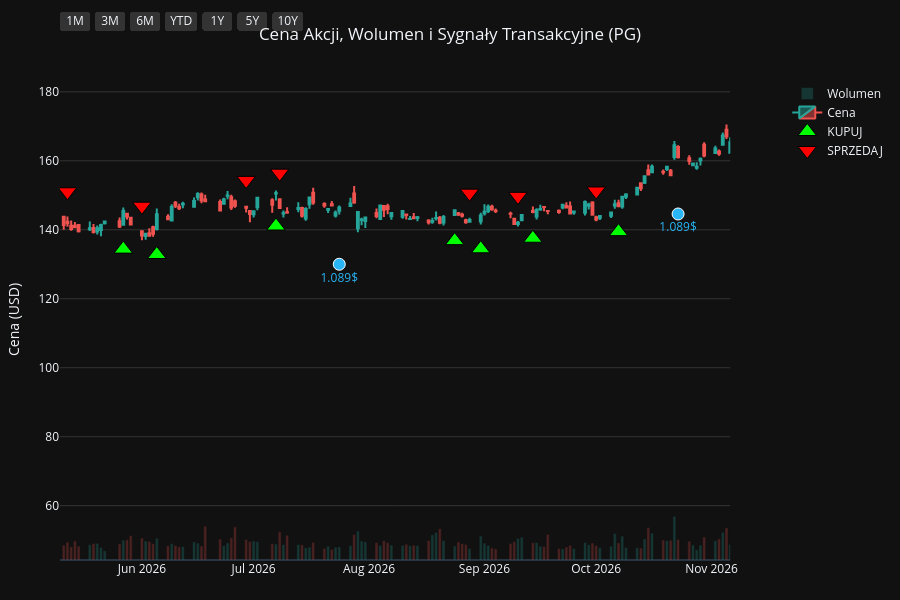
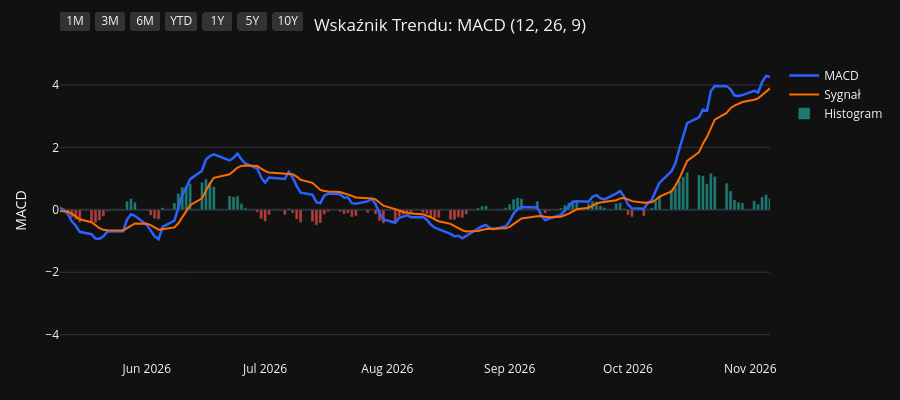
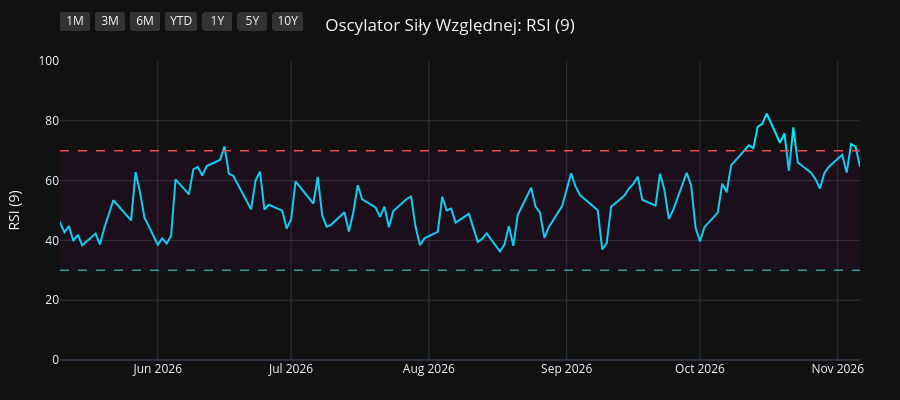
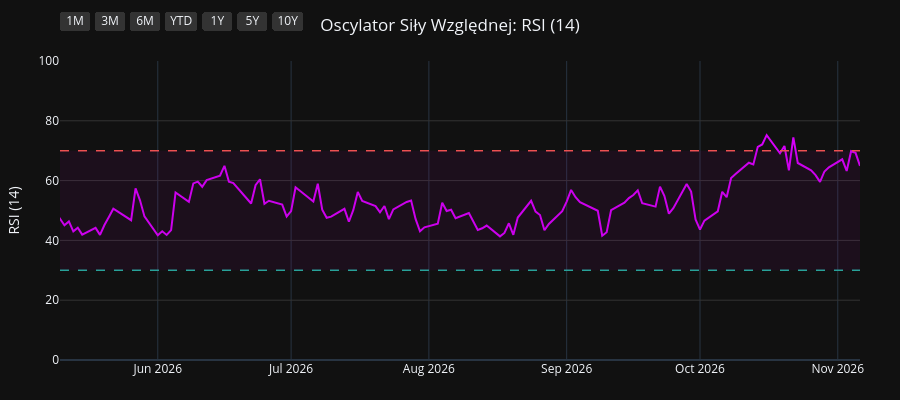

Here is the notebook cell these charts were saved with, in order:
### Code cell
import os
import yfinance as yf
import pandas as pd
import pandas_ta as ta
import plotly.graph_objects as go
from plotly.subplots import make_subplots

# 1. Pobranie i przygotowanie danych
symbol = os.environ.get("STOCK_TICKER", "").strip().upper()
if not symbol:
    raise RuntimeError("Set STOCK_TICKER before running price_extractor.ipynb")
df = yf.Ticker(symbol).history(period="10y")
df.index = df.index.tz_localize(None)

# Wskaźniki i sygnały
df.ta.macd(fast=12, slow=26, signal=9, append=True)
df.ta.rsi(length=9, append=True)
df.ta.rsi(length=14, append=True)
df.ta.rsi(length=21, append=True)
df.dropna(inplace=True)

macd = df['MACD_12_26_9']
signal = df['MACDs_12_26_9']
wczorajszy_macd = macd.shift(1)
wczorajszy_signal = signal.shift(1)

df['Decyzja'] = 'BRAK'
df.loc[(macd > signal) & (wczorajszy_macd <= wczorajszy_signal), 'Decyzja'] = 'KUPUJ'
df.loc[(macd < signal) & (wczorajszy_macd >= wczorajszy_signal), 'Decyzja'] = 'SPRZEDAJ'

df_kupuj = df[df['Decyzja'] == 'KUPUJ']
df_sprzedaj = df[df['Decyzja'] == 'SPRZEDAJ']
df_dywidendy = df[df['Dividends'] > 0]
df_splity = df[df['Stock Splits'] > 0]

# Wspólna konfiguracja osi X
konfiguracja_osi_x = dict(
    type="date",
    showspikes=True, spikemode="across", spikesnap="cursor", spikedash="dot", spikecolor="#ffffff", spikethickness=1, hoverformat="%Y-%m-%d",
    rangeselector=dict(
        buttons=list([
            dict(count=1, label="1M", step="month", stepmode="backward"),
            dict(count=3, label="3M", step="month", stepmode="backward"),
            dict(count=6, label="6M", step="month", stepmode="backward"),
            dict(count=1, label="YTD", step="year", stepmode="todate"),
            dict(count=1, label="1Y", step="year", stepmode="backward"),
            dict(count=5, label="5Y", step="year", stepmode="backward"),
            dict(step="all", label="10Y")
        ]),
        bgcolor="#333333", activecolor="#2962ff", x=0, y=1.1
    )
)

# ==========================================
# WYKRES 1: CENA + WOLUMEN + SYGNAŁY
# ==========================================
fig1 = make_subplots(specs=[[{"secondary_y": True}]])

kolory_wolumenu = ['#26a69a' if row['Close'] >= row['Open'] else '#ef5350' for index, row in df.iterrows()]
fig1.add_trace(go.Bar(x=df.index, y=df['Volume'], marker_color=kolory_wolumenu, opacity=0.25, name='Wolumen'), secondary_y=True)
fig1.add_trace(go.Candlestick(x=df.index, open=df['Open'], high=df['High'], low=df['Low'], close=df['Close'], name='Cena', increasing_line_color='#26a69a', decreasing_line_color='#ef5350'), secondary_y=False)
fig1.add_trace(go.Scatter(x=df_kupuj.index, y=df_kupuj['Low'] * 0.95, customdata=df_kupuj[['Low', 'High']], mode='markers', marker=dict(symbol='triangle-up', size=16, color='#00ff00', line=dict(width=1, color='black')), name='KUPUJ', hovertemplate='KUPUJ<br>Najniższa: %{customdata[0]:.2f}<br>Najwyższa: %{customdata[1]:.2f}<extra></extra>'), secondary_y=False)
fig1.add_trace(go.Scatter(x=df_sprzedaj.index, y=df_sprzedaj['High'] * 1.05, customdata=df_sprzedaj[['Low', 'High']], mode='markers', marker=dict(symbol='triangle-down', size=16, color='#ff0000', line=dict(width=1, color='black')), name='SPRZEDAJ', hovertemplate='SPRZEDAJ<br>Najniższa: %{customdata[0]:.2f}<br>Najwyższa: %{customdata[1]:.2f}<extra></extra>'), secondary_y=False)

if not df_dywidendy.empty:
    fig1.add_trace(go.Scatter(x=df_dywidendy.index, y=df_dywidendy['Low'] * 0.90, mode='markers+text', marker=dict(symbol='circle', size=12, color='#29b6f6', line=dict(width=1, color='white')), text=df_dywidendy['Dividends'].apply(lambda x: f"{x}$"), textposition="bottom center", name='Dywidenda', showlegend=False, hovertemplate='Dywidenda: %{text}<extra></extra>', textfont=dict(color="#29b6f6")), secondary_y=False)
if not df_splity.empty:
                    fig1.add_trace(go.Scatter(x=df_splity.index, y=df_splity['High'], mode='markers+text', marker=dict(symbol='star', size=16, color='#ffee58', line=dict(width=1, color='black')), text=df_splity['Stock Splits'].apply(lambda x: f"{x:g}:1" if x >= 1 else f"1:{1 / x:g}"), textposition="top center", name='Split', hovertemplate='%{text}<extra></extra>', textfont=dict(color="#ffee58")), secondary_y=False)

fig1.update_layout(title=dict(text=f"Cena Akcji, Wolumen i Sygnały Transakcyjne ({symbol})", x=0.5, xanchor='center'), dragmode='pan', xaxis_rangeslider_visible=False, template='plotly_dark', height=600, hovermode='x unified', margin=dict(l=60, r=40, t=60, b=40))
fig1.update_xaxes(**konfiguracja_osi_x)
fig1.update_xaxes(range=[df.index.max() - pd.Timedelta(days=180), df.index.max()])
fig1.update_yaxes(title_text="Cena (USD)", secondary_y=False, gridcolor='#333333')
fig1.update_yaxes(range=[0, df['Volume'].max() * 4], showgrid=False, showticklabels=False, secondary_y=True)
fig1.show(config={'scrollZoom': True})

# ==========================================
# WYKRES 2: WSKAŹNIK MACD
# ==========================================
fig2 = go.Figure()
fig2.add_trace(go.Scatter(x=df.index, y=df['MACD_12_26_9'], line=dict(color='#2962ff', width=2.5), name='MACD'))
fig2.add_trace(go.Scatter(x=df.index, y=df['MACDs_12_26_9'], line=dict(color='#ff6d00', width=2), name='Sygnał'))
kolory_macd = ['#26a69a' if val >= 0 else '#ef5350' for val in df['MACDh_12_26_9']]
fig2.add_trace(go.Bar(x=df.index, y=df['MACDh_12_26_9'], marker_color=kolory_macd, name='Histogram', opacity=0.7))
fig2.update_layout(title=dict(text="Wskaźnik Trendu: MACD (12, 26, 9)", x=0.5, xanchor='center'), dragmode='pan', xaxis_rangeslider_visible=False, template='plotly_dark', height=400, hovermode='x unified', margin=dict(l=60, r=40, t=60, b=40))
fig2.update_xaxes(**konfiguracja_osi_x)
fig2.update_xaxes(range=[df.index.max() - pd.Timedelta(days=180), df.index.max()])
fig2.update_yaxes(title_text="MACD", gridcolor='#333333')
fig2.show(config={'scrollZoom': True})

# ==========================================
# WYKRES 3: OSCYLATOR RSI (9)
# ==========================================
fig3 = go.Figure()
fig3.add_trace(go.Scatter(x=df.index, y=df['RSI_9'], line=dict(color='#00e5ff', width=2), name='RSI (9)'))
fig3.add_hline(y=70, line_dash="dash", line_color="#ef5350", line_width=1.5)
fig3.add_hline(y=30, line_dash="dash", line_color="#26a69a", line_width=1.5)
fig3.add_hrect(y0=30, y1=70, line_width=0, fillcolor="purple", opacity=0.1)
fig3.update_layout(title=dict(text="Oscylator Siły Względnej: RSI (9)", x=0.5, xanchor='center'), dragmode='pan', xaxis_rangeslider_visible=False, template='plotly_dark', height=400, hovermode='x unified', margin=dict(l=60, r=40, t=60, b=40))
fig3.update_xaxes(**konfiguracja_osi_x)
fig3.update_xaxes(range=[df.index.max() - pd.Timedelta(days=180), df.index.max()])
fig3.update_yaxes(title_text="RSI (9)", range=[0, 100], gridcolor='#333333')
fig3.show(config={'scrollZoom': True})

# ==========================================
# WYKRES 4: OSCYLATOR RSI (14)
# ==========================================
fig4 = go.Figure()
fig4.add_trace(go.Scatter(x=df.index, y=df['RSI_14'], line=dict(color='#d500f9', width=2), name='RSI (14)'))
fig4.add_hline(y=70, line_dash="dash", line_color="#ef5350", line_width=1.5)
fig4.add_hline(y=30, line_dash="dash", line_color="#26a69a", line_width=1.5)
fig4.add_hrect(y0=30, y1=70, line_width=0, fillcolor="purple", opacity=0.1)
fig4.update_layout(title=dict(text="Oscylator Siły Względnej: RSI (14)", x=0.5, xanchor='center'), dragmode='pan', xaxis_rangeslider_visible=False, template='plotly_dark', height=400, hovermode='x unified', margin=dict(l=60, r=40, t=60, b=40))
fig4.update_xaxes(**konfiguracja_osi_x)
fig4.update_xaxes(range=[df.index.max() - pd.Timedelta(days=180), df.index.max()])
fig4.update_yaxes(title_text="RSI (14)", range=[0, 100], gridcolor='#333333')
fig4.show(config={'scrollZoom': True})

# ==========================================
# WYKRES 5: OSCYLATOR RSI (21)
# ==========================================
fig5 = go.Figure()
fig5.add_trace(go.Scatter(x=df.index, y=df['RSI_21'], line=dict(color='#64dd17', width=2), name='RSI (21)'))
fig5.add_hline(y=70, line_dash="dash", line_color="#ef5350", line_width=1.5)
fig5.add_hline(y=30, line_dash="dash", line_color="#26a69a", line_width=1.5)
fig5.add_hrect(y0=30, y1=70, line_width=0, fillcolor="purple", opacity=0.1)
fig5.update_layout(title=dict(text="Oscylator Siły Względnej: RSI (21)", x=0.5, xanchor='center'), dragmode='pan', xaxis_rangeslider_visible=False, template='plotly_dark', height=400, hovermode='x unified', margin=dict(l=60, r=40, t=60, b=40))
fig5.update_xaxes(**konfiguracja_osi_x)
fig5.update_xaxes(range=[df.index.max() - pd.Timedelta(days=180), df.index.max()])
fig5.update_yaxes(title_text="RSI (21)", range=[0, 100], gridcolor='#333333')
fig5.show(config={'scrollZoom': True})

### Figure 1 — Plotly figure (JSON) as saved in the notebook; plotly's stock layout.template omitted (floating-point values rounded to 4 significant figures; data arrays with more than 128 entries replaced by an {"elided": "..."} marker saying what was removed)
{"data": [{"marker": {"color": {"elided": "2481 str values"}}, "name": "Wolumen", "opacity": 0.25, "type": "bar", "x": {"elided": "2481 str values"}, "xaxis": "x", "y": {"elided": "2481 int values"}, "yaxis": "y2"}, {"close": {"elided": "2481 float values"}, "decreasing": {"line": {"color": "#ef5350"}}, "high": {"elided": "2481 float values"}, "increasing": {"line": {"color": "#26a69a"}}, "low": {"elided": "2481 float values"}, "name": "Cena", "open": {"elided": "2481 float values"}, "type": "candlestick", "x": {"elided": "2481 str values"}, "xaxis": "x", "yaxis": "y"}, {"customdata": {"elided": "104x2 float values"}, "hovertemplate": "KUPUJ<br>Najniższa: %{customdata[0]:.2f}<br>Najwyższa: %{customdata[1]:.2f}<extra></extra>", "marker": {"color": "#00ff00", "line": {"color": "black", "width": 1}, "size": 16, "symbol": "triangle-up"}, "mode": "markers", "name": "KUPUJ", "type": "scatter", "x": ["2017-01-06T00:00:00", "2017-01-18T00:00:00", "2017-02-15T00:00:00", "2017-04-18T00:00:00", "2017-04-25T00:00:00", "2017-05-19T00:00:00", "2017-07-18T00:00:00", "2017-09-20T00:00:00", "2017-10-13T00:00:00", "2017-11-08T00:00:00", "2018-01-22T00:00:00", "2018-02-20T00:00:00", "2018-02-22T00:00:00", "2018-03-02T00:00:00", "2018-03-28T00:00:00", "2018-05-09T00:00:00", "2018-07-27T00:00:00", "2018-08-16T00:00:00", "2018-09-19T00:00:00", "2018-10-19T00:00:00", "2018-12-14T00:00:00", "2019-01-18T00:00:00", "2019-01-23T00:00:00", "2019-03-14T00:00:00", "2019-04-08T00:00:00", "2019-04-15T00:00:00", "2019-05-16T00:00:00", "2019-06-07T00:00:00", "2019-07-03T00:00:00", "2019-07-30T00:00:00", "2019-08-16T00:00:00", "2019-08-27T00:00:00", "2019-09-26T00:00:00", "2019-10-23T00:00:00", "2019-11-19T00:00:00", "2019-11-26T00:00:00", "2020-01-15T00:00:00", "2020-02-05T00:00:00", "2020-02-21T00:00:00", "2020-03-30T00:00:00", "2020-05-28T00:00:00", "2020-07-01T00:00:00", "2020-08-25T00:00:00", "2020-10-06T00:00:00", "2020-11-06T00:00:00", "2020-11-12T00:00:00", "2020-12-17T00:00:00", "2021-02-10T00:00:00", "2021-03-08T00:00:00", "2021-05-10T00:00:00", "2021-06-28T00:00:00", "2021-08-13T00:00:00", "2021-09-14T00:00:00", "2021-10-11T00:00:00", "2021-10-26T00:00:00", "2021-12-06T00:00:00", "2022-02-03T00:00:00", "2022-03-18T00:00:00", "2022-06-02T00:00:00", "2022-06-23T00:00:00", "2022-07-25T00:00:00", "2022-08-03T00:00:00", "2022-10-17T00:00:00", "2023-02-17T00:00:00", "2023-04-21T00:00:00", "2023-06-13T00:00:00", "2023-07-20T00:00:00", "2023-09-18T00:00:00", "2023-10-16T00:00:00", "2023-11-30T00:00:00", "2023-12-28T00:00:00", "2024-02-23T00:00:00", "2024-04-19T00:00:00", "2024-06-10T00:00:00", "2024-06-18T00:00:00", "2024-07-17T00:00:00", "2024-08-05T00:00:00", "2024-08-20T00:00:00", "2024-08-30T00:00:00", "2024-10-15T00:00:00", "2024-11-13T00:00:00", "2025-01-22T00:00:00", "2025-02-21T00:00:00", "2025-04-01T00:00:00", "2025-04-14T00:00:00", "2025-05-15T00:00:00", "2025-07-02T00:00:00", "2025-07-22T00:00:00", "2025-08-11T00:00:00", "2025-09-17T00:00:00", "2025-10-20T00:00:00", "2025-11-13T00:00:00", "2025-11-18T00:00:00", "2025-12-16T00:00:00", "2026-01-12T00:00:00", "2026-02-23T00:00:00", "2026-04-08T00:00:00", "2026-05-27T00:00:00", "2026-06-05T00:00:00", "2026-07-07T00:00:00", "2026-08-24T00:00:00", "2026-08-31T00:00:00", "2026-09-14T00:00:00", "2026-10-07T00:00:00"], "xaxis": "x", "y": [61.29, 61.75, 65.56, 65.95, 65.81, 63.02, 64.34, 69.56, 68.64, 64.83, 68.32, 61.02, 60.34, 59.02, 58.67, 54.49, 60.91, 63.09, 64.21, 65.62, 74.25, 70.95, 72.97, 78.5, 80.67, 81.67, 83.66, 84.56, 87.78, 93.85, 92.9, 94.62, 97.58, 96.86, 96.3, 95.73, 99.38, 100.3, 100.8, 88.13, 92.5, 95.72, 111.6, 112.5, 116.0, 114.9, 112.4, 104.9, 102.7, 111.9, 111.1, 118.4, 120.3, 117.7, 118.0, 125.4, 135.7, 124.5, 120.4, 117.3, 121.1, 119.8, 107.0, 117.6, 133.9, 125.0, 129.2, 133.9, 126.9, 131.7, 127.3, 141.4, 136.5, 147.6, 148.4, 148.7, 149.0, 150.3, 151.7, 154.5, 149.0, 147.9, 150.1, 153.0, 150.0, 144.5, 145.6, 142.0, 140.6, 145.2, 138.7, 136.3, 134.3, 133.5, 130.8, 149.0, 131.9, 134.4, 132.8, 141.1, 136.8, 134.5, 137.6, 139.4], "yaxis": "y"}, {"customdata": {"elided": "104x2 float values"}, "hovertemplate": "SPRZEDAJ<br>Najniższa: %{customdata[0]:.2f}<br>Najwyższa: %{customdata[1]:.2f}<extra></extra>", "marker": {"color": "#ff0000", "line": {"color": "black", "width": 1}, "size": 16, "symbol": "triangle-down"}, "mode": "markers", "name": "SPRZEDAJ", "type": "scatter", "x": ["2016-12-28T00:00:00", "2017-01-09T00:00:00", "2017-02-14T00:00:00", "2017-03-02T00:00:00", "2017-04-21T00:00:00", "2017-04-26T00:00:00", "2017-06-27T00:00:00", "2017-08-23T00:00:00", "2017-09-21T00:00:00", "2017-10-20T00:00:00", "2018-01-02T00:00:00", "2018-01-23T00:00:00", "2018-02-21T00:00:00", "2018-03-01T00:00:00", "2018-03-22T00:00:00", "2018-04-19T00:00:00", "2018-07-19T00:00:00", "2018-08-10T00:00:00", "2018-08-23T00:00:00", "2018-09-25T00:00:00", "2018-11-20T00:00:00", "2018-12-17T00:00:00", "2019-01-22T00:00:00", "2019-02-25T00:00:00", "2019-04-04T00:00:00", "2019-04-10T00:00:00", "2019-04-23T00:00:00", "2019-05-22T00:00:00", "2019-06-27T00:00:00", "2019-07-23T00:00:00", "2019-08-05T00:00:00", "2019-08-23T00:00:00", "2019-09-10T00:00:00", "2019-10-02T00:00:00", "2019-11-05T00:00:00", "2019-11-22T00:00:00", "2019-12-23T00:00:00", "2020-01-31T00:00:00", "2020-02-11T00:00:00", "2020-02-24T00:00:00", "2020-04-29T00:00:00", "2020-06-24T00:00:00", "2020-08-19T00:00:00", "2020-08-26T00:00:00", "2020-10-22T00:00:00", "2020-11-09T00:00:00", "2020-11-18T00:00:00", "2021-01-13T00:00:00", "2021-02-26T00:00:00", "2021-04-14T00:00:00", "2021-05-27T00:00:00", "2021-08-11T00:00:00", "2021-08-23T00:00:00", "2021-09-16T00:00:00", "2021-10-21T00:00:00", "2021-11-30T00:00:00", "2022-01-06T00:00:00", "2022-02-07T00:00:00", "2022-05-02T00:00:00", "2022-06-09T00:00:00", "2022-07-20T00:00:00", "2022-07-29T00:00:00", "2022-08-24T00:00:00", "2022-12-15T00:00:00", "2023-04-18T00:00:00", "2023-05-04T00:00:00", "2023-07-11T00:00:00", "2023-08-14T00:00:00", "2023-09-20T00:00:00", "2023-11-20T00:00:00", "2023-12-05T00:00:00", "2024-02-12T00:00:00", "2024-02-26T00:00:00", "2024-05-23T00:00:00", "2024-06-12T00:00:00", "2024-06-25T00:00:00", "2024-07-30T00:00:00", "2024-08-15T00:00:00", "2024-08-28T00:00:00", "2024-09-18T00:00:00", "2024-10-23T00:00:00", "2024-12-09T00:00:00", "2025-02-18T00:00:00", "2025-03-12T00:00:00", "2025-04-04T00:00:00", "2025-04-24T00:00:00", "2025-06-06T00:00:00", "2025-07-09T00:00:00", "2025-07-31T00:00:00", "2025-09-15T00:00:00", "2025-09-18T00:00:00", "2025-11-04T00:00:00", "2025-11-17T00:00:00", "2025-12-04T00:00:00", "2026-01-05T00:00:00", "2026-02-19T00:00:00", "2026-03-03T00:00:00", "2026-05-12T00:00:00", "2026-06-01T00:00:00", "2026-06-29T00:00:00", "2026-07-08T00:00:00", "2026-08-28T00:00:00", "2026-09-10T00:00:00", "2026-10-01T00:00:00"], "xaxis": "x", "y": [67.75, 67.77, 71.18, 73.9, 72.59, 73.17, 72.65, 75.93, 77.44, 74.27, 75.89, 75.04, 68.05, 65.95, 64.49, 63.57, 67.09, 69.26, 70.82, 71.51, 80.16, 82.47, 79.03, 86.53, 89.3, 90.45, 90.32, 92.87, 95.66, 101.3, 101.5, 104.9, 105.8, 108.0, 105.1, 106.0, 110.6, 112.2, 111.6, 111.9, 105.0, 105.0, 122.1, 124.8, 128.5, 132.3, 127.9, 124.3, 115.0, 123.0, 126.1, 131.4, 133.3, 133.2, 130.3, 137.1, 152.5, 150.6, 151.2, 137.1, 134.6, 133.8, 138.3, 143.8, 144.3, 150.0, 142.8, 151.8, 149.2, 146.5, 148.0, 153.8, 157.3, 165.2, 164.7, 165.9, 160.5, 167.7, 169.2, 173.8, 169.2, 172.7, 165.8, 171.9, 173.6, 162.0, 166.3, 159.2, 154.0, 160.6, 161.1, 152.5, 151.0, 150.4, 144.2, 164.4, 166.7, 151.0, 146.8, 154.3, 156.4, 150.6, 149.7, 151.2], "yaxis": "y"}, {"hovertemplate": "Dywidenda: %{text}<extra></extra>", "marker": {"color": "#29b6f6", "line": {"color": "white", "width": 1}, "size": 12, "symbol": "circle"}, "mode": "markers+text", "name": "Dywidenda", "showlegend": false, "text": ["0.67$", "0.69$", "0.69$", "0.69$", "0.69$", "0.717$", "0.717$", "0.717$", "0.717$", "0.746$", "0.746$", "0.746$", "0.746$", "0.791$", "0.791$", "0.791$", "0.791$", "0.87$", "0.87$", "0.87$", "0.87$", "0.913$", "0.913$", "0.913$", "0.913$", "0.941$", "0.941$", "0.941$", "0.941$", "1.007$", "1.007$", "1.007$", "1.007$", "1.057$", "1.057$", "1.057$", "1.057$", "1.089$", "1.089$", "1.089$"], "textfont": {"color": "#29b6f6"}, "textposition": "bottom center", "type": "scatter", "x": ["2017-01-18T00:00:00", "2017-04-19T00:00:00", "2017-07-19T00:00:00", "2017-10-19T00:00:00", "2018-01-18T00:00:00", "2018-04-19T00:00:00", "2018-07-19T00:00:00", "2018-10-18T00:00:00", "2019-01-17T00:00:00", "2019-04-17T00:00:00", "2019-07-18T00:00:00", "2019-10-17T00:00:00", "2020-01-23T00:00:00", "2020-04-23T00:00:00", "2020-07-23T00:00:00", "2020-10-22T00:00:00", "2021-01-21T00:00:00", "2021-04-22T00:00:00", "2021-07-22T00:00:00", "2021-10-21T00:00:00", "2022-01-20T00:00:00", "2022-04-21T00:00:00", "2022-07-21T00:00:00", "2022-10-20T00:00:00", "2023-01-19T00:00:00", "2023-04-20T00:00:00", "2023-07-20T00:00:00", "2023-10-19T00:00:00", "2024-01-18T00:00:00", "2024-04-18T00:00:00", "2024-07-19T00:00:00", "2024-10-18T00:00:00", "2025-01-24T00:00:00", "2025-04-21T00:00:00", "2025-07-18T00:00:00", "2025-10-24T00:00:00", "2026-01-23T00:00:00", "2026-04-24T00:00:00", "2026-07-24T00:00:00", "2026-10-23T00:00:00"], "xaxis": "x", "y": [58.5, 62.37, 61.53, 64.49, 63.94, 53.4, 56.56, 58.6, 66.71, 78.33, 85.91, 87.78, 93.68, 90.04, 96.4, 108.9, 101.3, 104.8, 107.5, 110.1, 127.4, 129.9, 111.9, 102.7, 116.1, 123.5, 122.4, 122.4, 122.9, 131.3, 141.6, 143.5, 139.9, 141.7, 133.4, 132.5, 131.9, 131.0, 130.0, 144.6], "yaxis": "y"}], "layout": {"dragmode": "pan", "height": 600, "hovermode": "x unified", "margin": {"b": 40, "l": 60, "r": 40, "t": 60}, "title": {"text": "Cena Akcji, Wolumen i Sygnały Transakcyjne (PG)", "x": 0.5, "xanchor": "center"}, "xaxis": {"anchor": "y", "domain": [0.0, 0.94], "hoverformat": "%Y-%m-%d", "range": ["2026-05-10T00:00:00", "2026-11-06T00:00:00"], "rangeselector": {"activecolor": "#2962ff", "bgcolor": "#333333", "buttons": [{"count": 1, "label": "1M", "step": "month", "stepmode": "backward"}, {"count": 3, "label": "3M", "step": "month", "stepmode": "backward"}, {"count": 6, "label": "6M", "step": "month", "stepmode": "backward"}, {"count": 1, "label": "YTD", "step": "year", "stepmode": "todate"}, {"count": 1, "label": "1Y", "step": "year", "stepmode": "backward"}, {"count": 5, "label": "5Y", "step": "year", "stepmode": "backward"}, {"label": "10Y", "step": "all"}], "x": 0, "y": 1.1}, "rangeslider": {"visible": false}, "showspikes": true, "spikecolor": "#ffffff", "spikedash": "dot", "spikemode": "across", "spikesnap": "cursor", "spikethickness": 1, "type": "date"}, "yaxis": {"anchor": "x", "domain": [0.0, 1.0], "gridcolor": "#333333", "title": {"text": "Cena (USD)"}}, "yaxis2": {"anchor": "x", "overlaying": "y", "range": [0, 242483600], "showgrid": false, "showticklabels": false, "side": "right"}}}

### Figure 2 — Plotly figure (JSON) as saved in the notebook; plotly's stock layout.template omitted (floating-point values rounded to 4 significant figures; data arrays with more than 128 entries replaced by an {"elided": "..."} marker saying what was removed)
{"data": [{"line": {"color": "#2962ff", "width": 2.5}, "name": "MACD", "type": "scatter", "x": {"elided": "2481 str values"}, "y": {"elided": "2481 float values"}}, {"line": {"color": "#ff6d00", "width": 2}, "name": "Sygnał", "type": "scatter", "x": {"elided": "2481 str values"}, "y": {"elided": "2481 float values"}}, {"marker": {"color": {"elided": "2481 str values"}}, "name": "Histogram", "opacity": 0.7, "type": "bar", "x": {"elided": "2481 str values"}, "y": {"elided": "2481 float values"}}], "layout": {"dragmode": "pan", "height": 400, "hovermode": "x unified", "margin": {"b": 40, "l": 60, "r": 40, "t": 60}, "title": {"text": "Wskaźnik Trendu: MACD (12, 26, 9)", "x": 0.5, "xanchor": "center"}, "xaxis": {"hoverformat": "%Y-%m-%d", "range": ["2026-05-10T00:00:00", "2026-11-06T00:00:00"], "rangeselector": {"activecolor": "#2962ff", "bgcolor": "#333333", "buttons": [{"count": 1, "label": "1M", "step": "month", "stepmode": "backward"}, {"count": 3, "label": "3M", "step": "month", "stepmode": "backward"}, {"count": 6, "label": "6M", "step": "month", "stepmode": "backward"}, {"count": 1, "label": "YTD", "step": "year", "stepmode": "todate"}, {"count": 1, "label": "1Y", "step": "year", "stepmode": "backward"}, {"count": 5, "label": "5Y", "step": "year", "stepmode": "backward"}, {"label": "10Y", "step": "all"}], "x": 0, "y": 1.1}, "rangeslider": {"visible": false}, "showspikes": true, "spikecolor": "#ffffff", "spikedash": "dot", "spikemode": "across", "spikesnap": "cursor", "spikethickness": 1, "type": "date"}, "yaxis": {"gridcolor": "#333333", "title": {"text": "MACD"}}}}

### Figure 3 — Plotly figure (JSON) as saved in the notebook; plotly's stock layout.template omitted (floating-point values rounded to 4 significant figures; data arrays with more than 128 entries replaced by an {"elided": "..."} marker saying what was removed)
{"data": [{"line": {"color": "#00e5ff", "width": 2}, "name": "RSI (9)", "type": "scatter", "x": {"elided": "2481 str values"}, "y": {"elided": "2481 float values"}}], "layout": {"dragmode": "pan", "height": 400, "hovermode": "x unified", "margin": {"b": 40, "l": 60, "r": 40, "t": 60}, "shapes": [{"line": {"color": "#ef5350", "dash": "dash", "width": 1.5}, "type": "line", "x0": 0, "x1": 1, "xref": "x domain", "y0": 70, "y1": 70, "yref": "y"}, {"line": {"color": "#26a69a", "dash": "dash", "width": 1.5}, "type": "line", "x0": 0, "x1": 1, "xref": "x domain", "y0": 30, "y1": 30, "yref": "y"}, {"fillcolor": "purple", "line": {"width": 0}, "opacity": 0.1, "type": "rect", "x0": 0, "x1": 1, "xref": "x domain", "y0": 30, "y1": 70, "yref": "y"}], "title": {"text": "Oscylator Siły Względnej: RSI (9)", "x": 0.5, "xanchor": "center"}, "xaxis": {"hoverformat": "%Y-%m-%d", "range": ["2026-05-10T00:00:00", "2026-11-06T00:00:00"], "rangeselector": {"activecolor": "#2962ff", "bgcolor": "#333333", "buttons": [{"count": 1, "label": "1M", "step": "month", "stepmode": "backward"}, {"count": 3, "label": "3M", "step": "month", "stepmode": "backward"}, {"count": 6, "label": "6M", "step": "month", "stepmode": "backward"}, {"count": 1, "label": "YTD", "step": "year", "stepmode": "todate"}, {"count": 1, "label": "1Y", "step": "year", "stepmode": "backward"}, {"count": 5, "label": "5Y", "step": "year", "stepmode": "backward"}, {"label": "10Y", "step": "all"}], "x": 0, "y": 1.1}, "rangeslider": {"visible": false}, "showspikes": true, "spikecolor": "#ffffff", "spikedash": "dot", "spikemode": "across", "spikesnap": "cursor", "spikethickness": 1, "type": "date"}, "yaxis": {"gridcolor": "#333333", "range": [0, 100], "title": {"text": "RSI (9)"}}}}

### Figure 4 — Plotly figure (JSON) as saved in the notebook; plotly's stock layout.template omitted (floating-point values rounded to 4 significant figures; data arrays with more than 128 entries replaced by an {"elided": "..."} marker saying what was removed)
{"data": [{"line": {"color": "#d500f9", "width": 2}, "name": "RSI (14)", "type": "scatter", "x": {"elided": "2481 str values"}, "y": {"elided": "2481 float values"}}], "layout": {"dragmode": "pan", "height": 400, "hovermode": "x unified", "margin": {"b": 40, "l": 60, "r": 40, "t": 60}, "shapes": [{"line": {"color": "#ef5350", "dash": "dash", "width": 1.5}, "type": "line", "x0": 0, "x1": 1, "xref": "x domain", "y0": 70, "y1": 70, "yref": "y"}, {"line": {"color": "#26a69a", "dash": "dash", "width": 1.5}, "type": "line", "x0": 0, "x1": 1, "xref": "x domain", "y0": 30, "y1": 30, "yref": "y"}, {"fillcolor": "purple", "line": {"width": 0}, "opacity": 0.1, "type": "rect", "x0": 0, "x1": 1, "xref": "x domain", "y0": 30, "y1": 70, "yref": "y"}], "title": {"text": "Oscylator Siły Względnej: RSI (14)", "x": 0.5, "xanchor": "center"}, "xaxis": {"hoverformat": "%Y-%m-%d", "range": ["2026-05-10T00:00:00", "2026-11-06T00:00:00"], "rangeselector": {"activecolor": "#2962ff", "bgcolor": "#333333", "buttons": [{"count": 1, "label": "1M", "step": "month", "stepmode": "backward"}, {"count": 3, "label": "3M", "step": "month", "stepmode": "backward"}, {"count": 6, "label": "6M", "step": "month", "stepmode": "backward"}, {"count": 1, "label": "YTD", "step": "year", "stepmode": "todate"}, {"count": 1, "label": "1Y", "step": "year", "stepmode": "backward"}, {"count": 5, "label": "5Y", "step": "year", "stepmode": "backward"}, {"label": "10Y", "step": "all"}], "x": 0, "y": 1.1}, "rangeslider": {"visible": false}, "showspikes": true, "spikecolor": "#ffffff", "spikedash": "dot", "spikemode": "across", "spikesnap": "cursor", "spikethickness": 1, "type": "date"}, "yaxis": {"gridcolor": "#333333", "range": [0, 100], "title": {"text": "RSI (14)"}}}}
